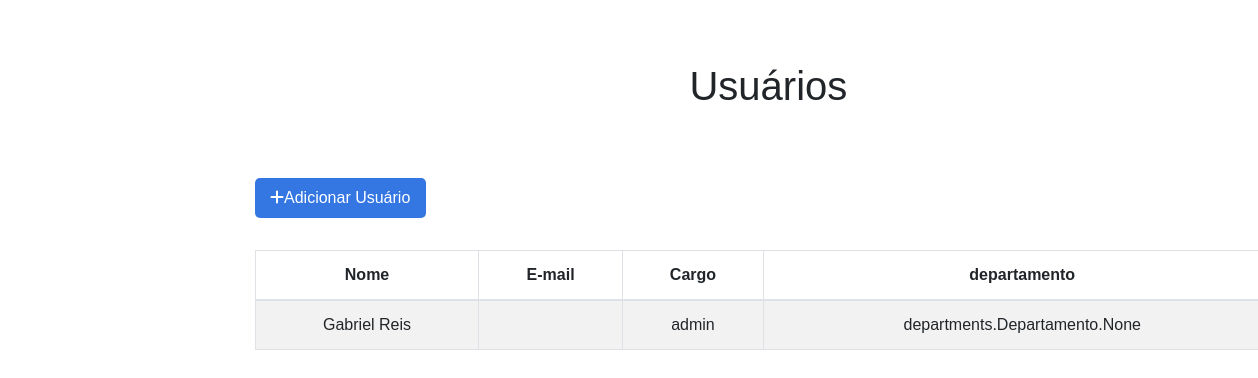
/colaborator/, run on the app's committed database.
### colaborator/models.py (models this page shows, shortened)
class Colaborador(models.Model):
    nome = CharField(max_length=120)
    cargo = CharField(max_length=30)
    user = OneToOneField(User, on_delete=models.CASCADE)
    departamento = ManyToManyField(Departamento)

### colaborator/views.py (the view)
# urls.py: path('', ColaboratorView.as_view(template_name = 'colaborator/User.html'), name = 'Home_Colaborator'),
class ColaboratorView(ListView):
    model = Colaborador
    def get_queryset(self):
        return Colaborador.objects.all

### templates/colaborator/User.html (shortened to what this page needs)
{% extends 'base.html' %}
{% block content %}
    <div class="container title-user">
        <h1>Usuários</h1>
    </div>
    <div class="container">
        <a href="{% url 'colaborators:Signup_Colaborator' %}" class="add-colaborator">
            <div class="col-2 add-colaborator-div">
                <i class="fas fa-plus add-colaborator-button"></i>Adicionar Usuário
            </div>
        </a>
    </div>
    <div class="container table-users">
        <table class="table table-striped table-hover table-bordered">
            <thead>
                <th scope="col">Nome</th>
                <th scope="col">E-mail</th>
                <th scope="col">Cargo</th>
                <th scope="col">departamento</th>
            </thead>
            <tbody>
                {% for colaborador in object_list %}
                    <tr scope="row">
                        <td>
                            {{colaborador.nome}}
                        </td>
                        <td>
                        </td>
                        <td>
                            {{colaborador.cargo}}
                        </td>
                        <td>
                            {{colaborador.departamento}}
                        </td>
                    </tr>
                {% endfor %}
            </tbody>
        </table>
    </div>
{% endblock %}

### static/css/style.css (style rules this page uses)
* { margin: 0; padding: 0; box-sizing: border-box; font-family: sans-serif; }
body { position: relative; min-height: 100vh; width: 100%; overflow: auto; }
h1 { padding-bottom: 0.75em; }
.table { text-align: center; margin-right: 0; }
.title-user { font-size: 1.5em !important; padding: 30px; position: relative; text-align: center; }
.add-colaborator { position: relative; text-decoration: none !important; margin-right: -0.3em; width: 5em; }
.add-colaborator-div { background-color: #3476e2; cursor: pointer; display: inline-block; color: #fff; padding: 0.5em; border-radius: 0.31em; }
.table-users { margin-top: 2em; }

### data on the page
Colaborador: nome "Gabriel Reis", cargo "admin", departamento "departments.Departamento.None"
